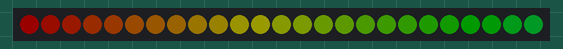
Recording of a sketch running on a simulated Arduino Uno, built with avr-gcc and run on an emulated ATmega328P. Parts: 25 RGB LEDs in strip order, left to right. Dim RGB values are drawn brighter than linear.

Above: at 0.01 s.
At 4.77 s:
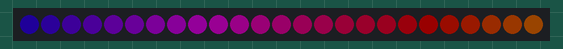
At 9.53 s:
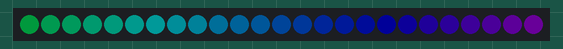
At 19.05 s:
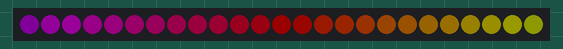
At 29.29 s:
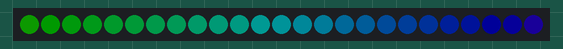
At 39.95 s:
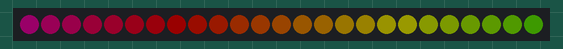

The sketch:

LED_Matrix_Colour_Wheel.ino
```cpp
/*
 * =============================================================================
 * 5x5 ROTATING RAINBOW COLOR WHEEL
 * =============================================================================
 *
 * Every pixel receives a different HSV hue.
 *
 * The hue pattern continuously rotates around the matrix.
 *
 * Hardware:
 *   Matrix DATA = GPIO 7
 * =============================================================================
 */

#include <Arduino.h>
#include <Adafruit_NeoPixel.h>

#define MATRIX_PIN 7
#define NUM_LEDS   25

Adafruit_NeoPixel matrix(
  NUM_LEDS,
  MATRIX_PIN,
  NEO_GRB + NEO_KHZ800
);

//=============================================================================
// Setup
//=============================================================================

void setup()
{
  matrix.begin();

  matrix.setBrightness(25);

  matrix.clear();

  matrix.show();
}

//=============================================================================
// Main Loop
//=============================================================================

void loop()
{
  static uint16_t offset = 0;

  //------------------------------------------------------------------------
  // Give every pixel a different hue.
  //------------------------------------------------------------------------

  for (int i = 0; i < NUM_LEDS; i++)
  {
    uint16_t hue =
      (offset + i * 1024) % 65536;

    matrix.setPixelColor(
      i,
      matrix.ColorHSV(
        hue,
        255,
        255
      )
    );
  }

  matrix.show();

  //------------------------------------------------------------------------
  // Rotate color pattern.
  //------------------------------------------------------------------------

  offset += 500;

  delay(50);
}
```
